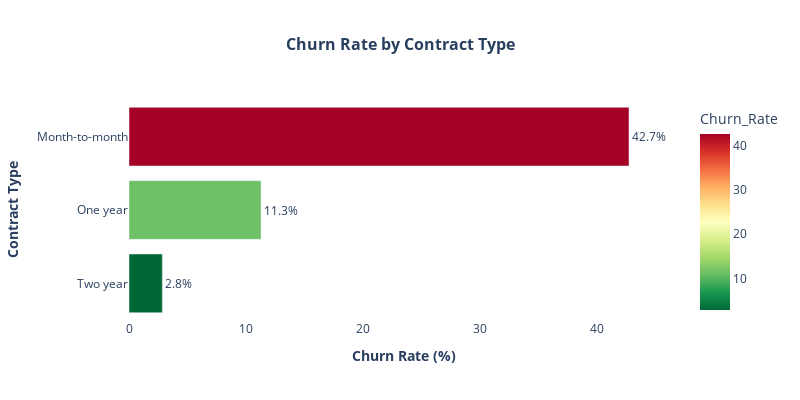

This figure's notebook cell:
### Code cell
# We calculate the churn rate by contract type
churn_rate = df.groupby('Contract')['Churn'].apply(lambda x: (x == 'Yes').mean() * 100).reset_index()
churn_rate.columns = ['Contract', 'Churn_Rate']
churn_rate = churn_rate.sort_values('Churn_Rate', ascending=True)

fig = px.bar(churn_rate, x='Churn_Rate', y='Contract', 
              title="<b>Churn Rate by Contract Type</b>",
              orientation='h',
              color='Churn_Rate',
              color_continuous_scale='RdYlGn_r',
              text='Churn_Rate')

fig.update_traces(texttemplate='%{text:.1f}%', textposition='outside')

fig.update_layout(
    width=800,
    height=400,
    xaxis_title="<b>Churn Rate (%)</b>",
    yaxis_title="<b>Contract Type</b>",
    title_x=0.5,
    title_font_size=16,
    font=dict(size=12),
    plot_bgcolor='white',
    paper_bgcolor='white',
    showlegend=False,
    xaxis=dict(range=[0, max(churn_rate['Churn_Rate']) * 1.1])
)

fig.show()

### Figure 1 — Plotly figure (JSON) as saved in the notebook; plotly's stock layout.template omitted (floating-point values rounded to 4 significant figures)
{"data": [{"hovertemplate": "Churn_Rate=%{marker.color}<br>Contract=%{y}<extra></extra>", "legendgroup": "", "marker": {"color": [2.849, 11.28, 42.71], "coloraxis": "coloraxis", "pattern": {"shape": ""}}, "name": "", "orientation": "h", "showlegend": false, "text": [2.849, 11.28, 42.71], "textposition": "outside", "texttemplate": "%{text:.1f}%", "type": "bar", "x": [2.849, 11.28, 42.71], "xaxis": "x", "y": ["Two year", "One year", "Month-to-month"], "yaxis": "y"}], "layout": {"barmode": "relative", "coloraxis": {"colorbar": {"title": {"text": "Churn_Rate"}}, "colorscale": [[0, "rgb(0,104,55)"], [0.1, "rgb(26,152,80)"], [0.2, "rgb(102,189,99)"], [0.3, "rgb(166,217,106)"], [0.4, "rgb(217,239,139)"], [0.5, "rgb(255,255,191)"], [0.6, "rgb(254,224,139)"], [0.7, "rgb(253,174,97)"], [0.8, "rgb(244,109,67)"], [0.9, "rgb(215,48,39)"], [1, "rgb(165,0,38)"]]}, "font": {"size": 12}, "height": 400, "legend": {"tracegroupgap": 0}, "paper_bgcolor": "white", "plot_bgcolor": "white", "showlegend": false, "title": {"font": {"size": 16}, "text": "<b>Churn Rate by Contract Type</b>", "x": 0.5}, "width": 800, "xaxis": {"anchor": "y", "domain": [0, 1], "range": [0, 46.98], "title": {"text": "<b>Churn Rate (%)</b>"}}, "yaxis": {"anchor": "x", "domain": [0, 1], "title": {"text": "<b>Contract Type</b>"}}}}
